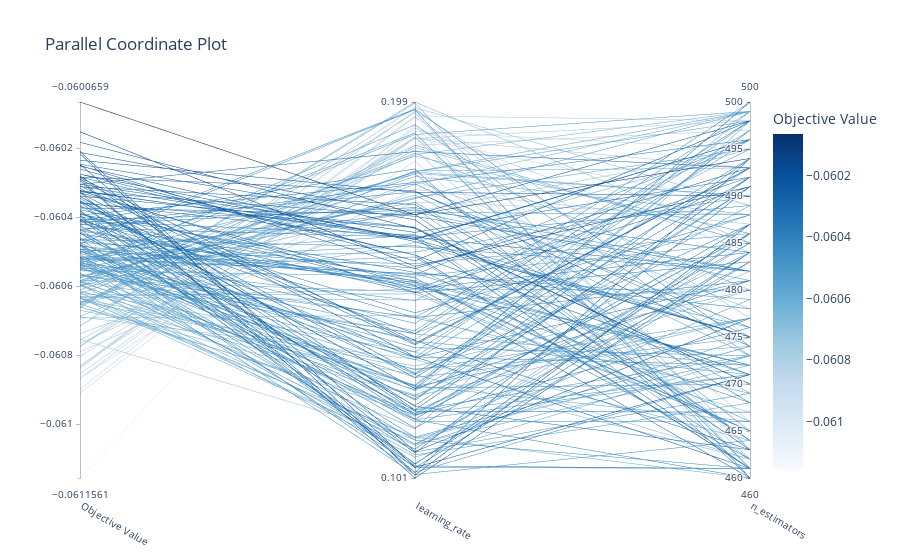

Notebook cell for this chart:
### Code cell
optuna.visualization.plot_parallel_coordinate(study)

### Figure 1 — Plotly figure (JSON) as saved in the notebook; plotly's stock layout.template omitted (floating-point values rounded to 4 significant figures; data arrays with more than 128 entries replaced by an {"elided": "..."} marker saying what was removed)
{"data": [{"dimensions": [{"label": "Objective Value", "range": [-0.06116, -0.06007], "values": {"elided": "200 float values"}}, {"label": "learning_rate", "range": [-0.9972, -0.702], "ticktext": ["0.101", "0.199"], "tickvals": [-0.9972, -0.702], "values": {"elided": "200 float values"}}, {"label": "n_estimators", "range": [460, 500], "values": {"elided": "200 int values"}}], "labelangle": 30, "labelside": "bottom", "line": {"color": {"elided": "200 float values"}, "colorbar": {"title": {"text": "Objective Value"}}, "colorscale": [[0, "rgb(247,251,255)"], [0.125, "rgb(222,235,247)"], [0.25, "rgb(198,219,239)"], [0.375, "rgb(158,202,225)"], [0.5, "rgb(107,174,214)"], [0.625, "rgb(66,146,198)"], [0.75, "rgb(33,113,181)"], [0.875, "rgb(8,81,156)"], [1, "rgb(8,48,107)"]], "reversescale": false, "showscale": true}, "type": "parcoords"}], "layout": {"title": {"text": "Parallel Coordinate Plot"}}}
